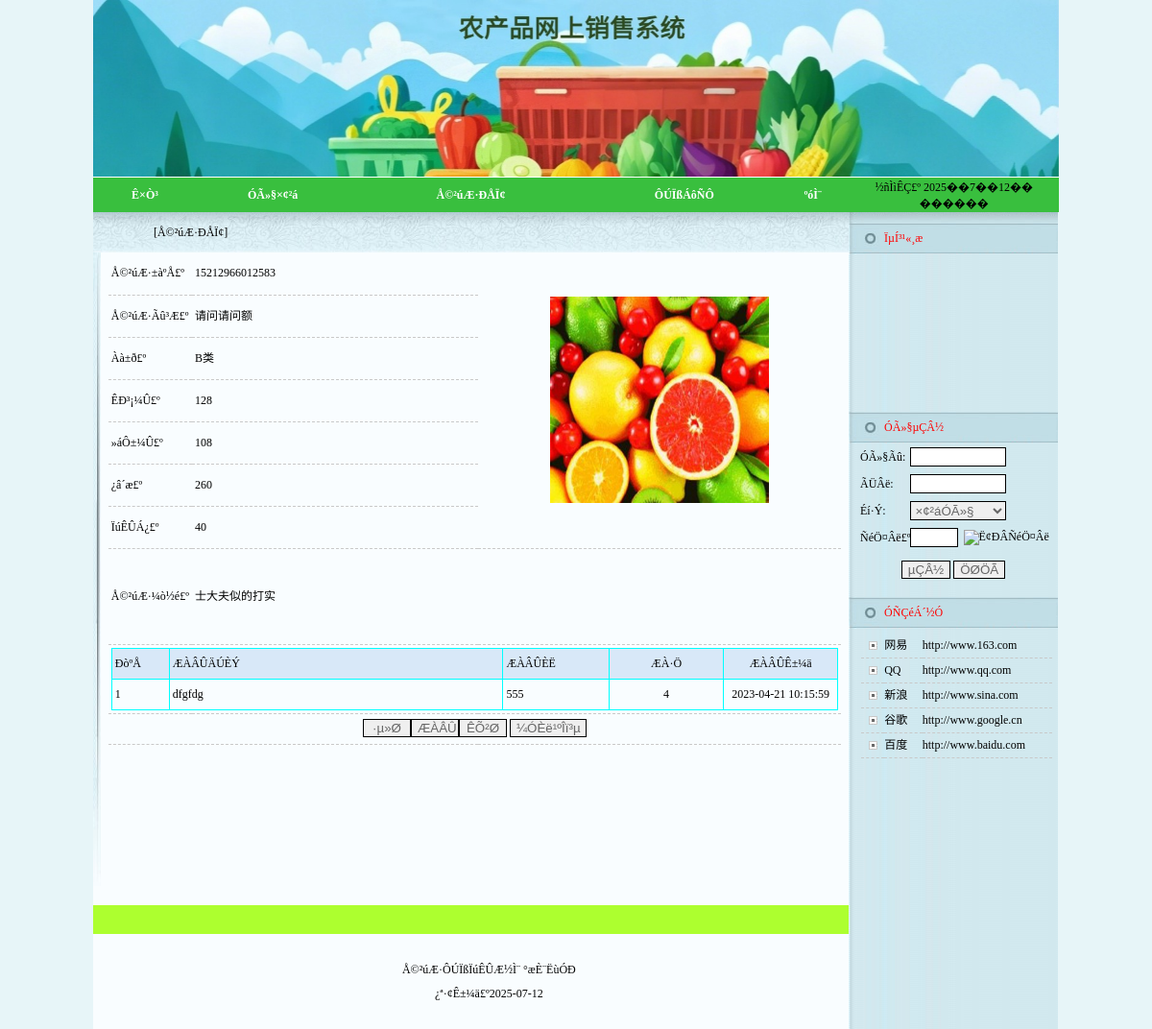
The page /shangpinxinxidetail.php?id=5 on the database its author committed.
### tables this page shows
CREATE TABLE `shangpinxinxi` (
  `id` int(11) NOT NULL AUTO_INCREMENT,
  `shangpinbianhao` varchar(50) DEFAULT NULL,
  `shangpinmingcheng` varchar(50) DEFAULT NULL,
  `leibie` varchar(50) DEFAULT NULL,
  `tupian` varchar(50) DEFAULT NULL,
  `shichangjia` varchar(50) DEFAULT NULL,
  `huiyuanjia` varchar(50) DEFAULT NULL,
  `kucun` int(50) DEFAULT NULL,
  `xiaoshouliang` int(50) DEFAULT NULL,
  `jianjie` varchar(500) DEFAULT NULL,
  `issh` varchar(10) DEFAULT '否',
  `addtime` timestamp NOT NULL DEFAULT CURRENT_TIMESTAMP,
  PRIMARY KEY (`id`)
);

CREATE TABLE `pinglun` (
  `ID` int(11) NOT NULL AUTO_INCREMENT,
  `wenzhangID` varchar(255) DEFAULT NULL,
  `pinglunneirong` varchar(1000) DEFAULT NULL,
  `pinglunren` varchar(255) DEFAULT NULL,
  `addtime` timestamp NULL DEFAULT CURRENT_TIMESTAMP ON UPDATE CURRENT_TIMESTAMP,
  `biao` varchar(50) DEFAULT NULL,
  `pingfen` int(11) DEFAULT NULL,
  PRIMARY KEY (`ID`)
);

CREATE TABLE `youqinglianjie` (
  `id` int(11) NOT NULL AUTO_INCREMENT,
  `wangzhanmingcheng` varchar(50) DEFAULT NULL,
  `wangzhi` varchar(50) DEFAULT NULL,
  `addtime` timestamp NULL DEFAULT CURRENT_TIMESTAMP,
  `logo` varchar(255) DEFAULT NULL,
  PRIMARY KEY (`id`)
);

### shangpinxinxidetail.php (the view, shortened to what the rows shown need)
<?php
$id = $_GET["id"];
?>
<html>
<head>
    <LINK href="qtimages/style.css" type=text/css rel=stylesheet>
</head>
<body>
<TABLE cellSpacing=0 cellPadding=0 width=1002 align=center border=0>
    <TBODY>
    <TR>
        <TD>
            <TABLE cellSpacing=0 cellPadding=0 width=1002 border=0>
                <TBODY>
                <TR>
                    <TD vAlign=top width=786>
                        <TABLE cellSpacing=0 cellPadding=0 width=787 bgColor=#f9fdff
                               border=0>
                            <TBODY>
                            <TR>
                                <TD vAlign=top bgColor=#edf7f9 height=74>
                                    <TABLE cellSpacing=0 cellPadding=0 width=787 border=0>
                                        <TBODY>
                                        <TR>
                                            <TD width=100% height="660" vAlign=top bgColor=#f9fdff>
                                                <?php
                                                $sql = "select * from shangpinxinxi where id=" . $id;
                                                $query = mysql_query($sql);
                                                $rowscount = mysql_num_rows($query);
                                                if ($rowscount > 0) {
                                                    ?>
                                                    <table width="98%" border="0" align="center" cellpadding="3"
                                                           cellspacing="1" bordercolor="#00FFFF"
                                                           style="border-collapse:collapse" class="newsline">
                                                        <tr>
                                                            <td width='11%' height=44>Å©²úÆ·±àºÅ£º</td>
                                                            <td width='39%'><?php echo mysql_result($query, 0, shangpinbianhao); ?></td>
                                                            <td rowspan=7 align=center><a
                                                                        href=<?php echo mysql_result($query, 0, tupian); ?> target=_blank><img
                                                                            src=<?php echo mysql_result($query, 0, tupian); ?> width=228
                                                                            height=215 border=0></a></td>
                                                        </tr>
                                                        <tr>
                                                            <td width='11%' height=44>Å©²úÆ·Ãû³Æ£º</td>
                                                            <td width='39%'><?php echo mysql_result($query, 0, shangpinmingcheng); ?></td>
                                                        </tr>
                                                        <tr>
                                                            <td width='11%' height=44>Àà±ð£º</td>
                                                            <td width='39%'><?php echo mysql_result($query, 0, leibie); ?></td>
                                                        </tr>
                                                        <tr>
                                                            <td width='11%' height=44>ÊÐ³¡¼Û£º</td>
                                                            <td width='39%'><?php echo mysql_result($query, 0, shichangjia); ?></td>
                                                        </tr>
                                                        <tr>
                                                            <td width='11%' height=44>»áÔ±¼Û£º</td>
                                                            <td width='39%'><?php echo mysql_result($query, 0, huiyuanjia); ?></td>
                                                        </tr>
                                                        <tr>
                                                            <td width='11%' height=44>¿â´æ£º</td>
                                                            <td width='39%'><?php echo mysql_result($query, 0, kucun); ?></td>
                                                        </tr>
                                                        <tr>
                                                            <td width='11%' height=44>ÏúÊÛÁ¿£º</td>
                                                            <td width='39%'><?php echo mysql_result($query, 0, xiaoshouliang); ?></td>
                                                        </tr>
                                                        <tr>
                                                            <td width='11%' height=100>Å©²úÆ·¼ò½é£º</td>
                                                            <td width='39%' colspan=2
                                                                height=100><?php echo mysql_result($query, 0, jianjie); ?></td>
                                                        </tr>
                                                        <tr>
                                                            <td colspan=3 align=center>
                                                                <table width="100%" border="1" align="center"
                                                                       cellpadding="3" cellspacing="1"
                                                                       bordercolor="#00FFFF"
                                                                       style="border-collapse:collapse">
                                                                    <tr>
                                                                        <td width="50" bgcolor="#D8E8F8">ÐòºÅ</td>
                                                                        <td width="323" align="left" bgcolor='#D8E8F8'>
                                                                            ÆÀÂÛÄÚÈÝ
                                                                        </td>
                                                                        <td width="98" align="left" bgcolor='#D8E8F8'>
                                                                            ÆÀÂÛÈË
                                                                        </td>
                                                                        <td width="106" align="center"
                                                                            bgcolor="#D8E8F8">ÆÀ·Ö
                                                                        </td>
                                                                        <td width="106" align="center"
                                                                            bgcolor="#D8E8F8">ÆÀÂÛÊ±¼ä
                                                                        </td>
                                                                    </tr>
                                                                    <?php
                                                                    $sql = "select * from pinglun where wenzhangID='$id' and biao='shangpinxinxi' order by id desc";
                                                                    $query = mysql_query($sql);
                                                                    $rowscount = mysql_num_rows($query);
                                                                    if ($rowscount == 0) {
                                                                    } else {
                                                                        for ($i = 0; $i < $rowscount; $i++) {
                                                                            ?>
                                                                            <tr>
                                                                                <td width="50"><?php echo $i + 1; ?></td>
                                                                                <td align="left"><?php echo mysql_result($query, $i, pinglunneirong); ?></td>
                                                                                <td align="left"><?php echo mysql_result($query, $i, pinglunren); ?></td>
                                                                                <td width="106"
                                                                                    align="center"><?php echo mysql_result($query, $i, "pingfen"); ?></td>
                                                                                <td width="106"
                                                                                    align="center"><?php echo mysql_result($query, $i, "addtime"); ?></td>
                                                                            </tr>
                                                                            <?php
                                                                        }
                                                                    }
                                                                    ?>
                                                                </table>
                                                            </td>
                                                        </tr>
                                                        <tr>
                                                            <td colspan=3 align=center><input type=button name=Submit5
                                                                                              value=·µ»Ø
                                                                                              onClick="javascript:history.back()"
                                                                                              style='border:solid 1px #000000; color:#666666; width:50px;'/><input
                                                                        type=button name=Submit53 value=ÆÀÂÛ
                                                                        onClick="javascript:OpenScript('hsgpinglun.php?biao=shangpinxinxi&id=<?php echo $id; ?>',500,200)"
                                                                        style='border:solid 1px #000000; color:#666666; width:50px;'/><input
                                                                        type=button name=Submit52 value=ÊÕ²Ø
                                                                        onClick="javascript:location.href='jrsc.php?id=<?php echo $id; ?>&biao=shangpinxinxi&ziduan=shangpinmingcheng';"
                                                                        style='border:solid 1px #000000; color:#666666; width:50px;'/>
                                                                <input type=button name=Submit522 value=¼ÓÈë¹ºÎï³µ
                                                                       onClick="javascript:location.href='gouwucheadd.php?id=<?php echo $id; ?>';"
                                                                       size='80'
                                                                       style='border:solid 1px #000000; color:#666666; width:80px;'/>
                                                            </td>
                                                        </tr>
                                                    </table>
                                                    <?php
                                                }
                                                ?>
                                            </TD>
                                        </TR>
                                        </TBODY>
                                    </TABLE>
                                </TD>
                            </TR>
                            </TBODY>
                        </TABLE>
                    </TD>
                    <TD vAlign=top width=216
                        background=qtimages/rightbg.jpg><?php include_once 'qtleft.php'; ?>
                    </TD>
                </TR>
                </TBODY>
            </TABLE>
        </TD>
    </TR>
    </TBODY>
</TABLE>
</body>
</html>

### qtleft.php (shortened to what the rows shown need)
<TABLE cellSpacing=0
       cellPadding=0 width="218" border=0>
    <TBODY>
    <TR>
        <TD style="PADDING-LEFT: 7px; PADDING-TOP: 5px" align=middle>
            <table class="newsline" cellspacing="0" cellpadding="0" width="94%"
                   align="center" border="0">
                <tbody>
                <?php
                $sql = "select * from youqinglianjie order by id desc";
                $query = mysql_query($sql);
                $rowscount = mysql_num_rows($query);
                if ($rowscount > 0) {
                    for ($i = 0; $i < $rowscount; $i++) {
                        ?>
                        <tr>
                            <td width="12%" height="25" align="center"><span class="STYLE2"><img src="qtimages/1.jpg"/></span>
                            </td>
                            <td width="20%" height="25"><a href="<?php echo mysql_result($query, $i, "wangzhi"); ?>"
                                                           target="_blank"><?php echo mysql_result($query, $i, "wangzhanmingcheng"); ?></a>
                            </td>
                            <td width="68%" height="25"><a href="<?php echo mysql_result($query, $i, "wangzhi"); ?>"
                                                           target="_blank"><?php echo mysql_result($query, $i, "wangzhi"); ?></a>
                            </td>
                        </tr>
                        <?php
                    }
                }
                ?>
                </tbody>
            </table>
        </TD>
    </TR>
    </TBODY>
</TABLE>

### rows shown on the page
shangpinxinxi: shangpinbianhao "15212966012583", tupian (picture), shangpinmingcheng "请问请问额", leibie "B类", shichangjia "128", huiyuanjia "108", kucun "260", xiaoshouliang "40", jianjie "士大夫似的打实"
pinglun: pinglunneirong "dfgfdg", pinglunren "555", pingfen "4", addtime "2023-04-21 10:15:59"
youqinglianjie: wangzhanmingcheng "网易", wangzhi "http://www.163.com"
youqinglianjie: wangzhanmingcheng "QQ", wangzhi "http://www.qq.com"
youqinglianjie: wangzhanmingcheng "新浪", wangzhi "http://www.sina.com"
youqinglianjie: wangzhanmingcheng "谷歌", wangzhi "http://www.google.cn"
youqinglianjie: wangzhanmingcheng "百度", wangzhi "http://www.baidu.com"
